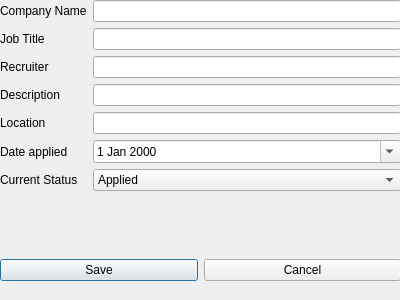
<?xml version="1.0" encoding="UTF-8"?>
<ui version="4.0">
 <class>AddApplication</class>
 <widget class="QDialog" name="AddApplication">
  <property name="geometry">
   <rect>
    <x>0</x>
    <y>0</y>
    <width>400</width>
    <height>300</height>
   </rect>
  </property>
  <property name="windowTitle">
   <string>Dialog</string>
  </property>
  <widget class="QWidget" name="formLayoutWidget">
   <property name="geometry">
    <rect>
     <x>0</x>
     <y>0</y>
     <width>401</width>
     <height>263</height>
    </rect>
   </property>
   <layout class="QFormLayout" name="formLayout_3">
    <item row="0" column="0">
     <widget class="QLabel" name="companyNameLabel">
      <property name="text">
       <string>Company Name</string>
      </property>
     </widget>
    </item>
    <item row="0" column="1">
     <widget class="QLineEdit" name="companyNameLineEdit"/>
    </item>
    <item row="1" column="0">
     <widget class="QLabel" name="jobTitleLabel">
      <property name="text">
       <string>Job Title</string>
      </property>
     </widget>
    </item>
    <item row="1" column="1">
     <widget class="QLineEdit" name="jobTitleLineEdit"/>
    </item>
    <item row="2" column="0">
     <widget class="QLabel" name="recruiterLabel">
      <property name="text">
       <string>Recruiter</string>
      </property>
     </widget>
    </item>
    <item row="2" column="1">
     <widget class="QLineEdit" name="recruiterLineEdit"/>
    </item>
    <item row="3" column="0">
     <widget class="QLabel" name="descriptionLabel">
      <property name="text">
       <string>Description</string>
      </property>
     </widget>
    </item>
    <item row="3" column="1">
     <widget class="QLineEdit" name="descriptionLineEdit"/>
    </item>
    <item row="4" column="0">
     <widget class="QLabel" name="locationLabel">
      <property name="text">
       <string>Location</string>
      </property>
     </widget>
    </item>
    <item row="4" column="1">
     <widget class="QLineEdit" name="locationLineEdit"/>
    </item>
    <item row="5" column="0">
     <widget class="QLabel" name="dateAppliedLabel">
      <property name="text">
       <string>Date applied</string>
      </property>
     </widget>
    </item>
    <item row="5" column="1">
     <widget class="QDateEdit" name="dateAppliedDateEdit">
      <property name="currentSection">
       <enum>QDateTimeEdit::Section::DaySection</enum>
      </property>
      <property name="calendarPopup">
       <bool>true</bool>
      </property>
     </widget>
    </item>
    <item row="6" column="0">
     <widget class="QLabel" name="currentStatusLabel">
      <property name="text">
       <string>Current Status</string>
      </property>
     </widget>
    </item>
    <item row="6" column="1">
     <widget class="QComboBox" name="currentStatusComboBox">
      <item>
       <property name="text">
        <string>Applied</string>
       </property>
      </item>
      <item>
       <property name="text">
        <string>Screening done</string>
       </property>
      </item>
      <item>
       <property name="text">
        <string>Interviewing</string>
       </property>
      </item>
      <item>
       <property name="text">
        <string>Offer Received</string>
       </property>
      </item>
      <item>
       <property name="text">
        <string>Offer Rejected</string>
       </property>
      </item>
      <item>
       <property name="text">
        <string>Rejected by company</string>
       </property>
      </item>
     </widget>
    </item>
   </layout>
  </widget>
  <widget class="QWidget" name="horizontalLayoutWidget">
   <property name="geometry">
    <rect>
     <x>0</x>
     <y>250</y>
     <width>401</width>
     <height>41</height>
    </rect>
   </property>
   <layout class="QHBoxLayout" name="horizontalLayout">
    <item>
     <widget class="QPushButton" name="saveApplication">
      <property name="text">
       <string>Save</string>
      </property>
     </widget>
    </item>
    <item>
     <widget class="QPushButton" name="exitAddApplication">
      <property name="text">
       <string>Cancel</string>
      </property>
     </widget>
    </item>
   </layout>
  </widget>
 </widget>
 <resources/>
 <connections/>
</ui>
